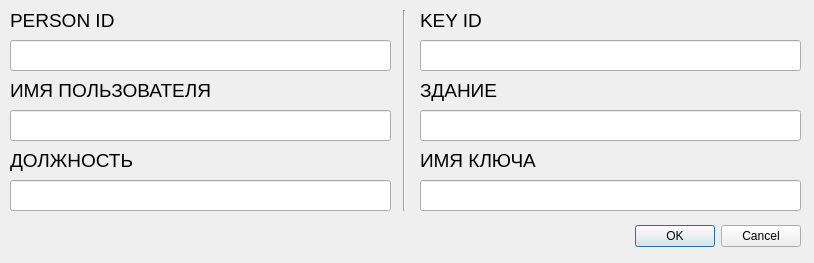
<?xml version="1.0" encoding="UTF-8"?>
<ui version="4.0">
    <class>GiveTheKeyWin</class>
    <widget class="QDialog" name="GiveTheKeyWin">
        <property name="geometry">
            <rect>
                <x>0</x>
                <y>0</y>
                <width>814</width>
                <height>263</height>
            </rect>
        </property>
        <property name="windowTitle">
            <string>Dialog</string>
        </property>
        <widget class="QDialogButtonBox" name="buttonBox">
            <property name="geometry">
                <rect>
                    <x>460</x>
                    <y>220</y>
                    <width>341</width>
                    <height>32</height>
                </rect>
            </property>
            <property name="orientation">
                <enum>Qt::Horizontal</enum>
            </property>
            <property name="standardButtons">
                <set>QDialogButtonBox::Cancel|QDialogButtonBox::Ok</set>
            </property>
        </widget>
        <widget class="QLineEdit" name="person_id">
            <property name="geometry">
                <rect>
                    <x>10</x>
                    <y>40</y>
                    <width>381</width>
                    <height>31</height>
                </rect>
            </property>
        </widget>
        <widget class="QLabel" name="label_7">
            <property name="geometry">
                <rect>
                    <x>10</x>
                    <y>10</y>
                    <width>351</width>
                    <height>21</height>
                </rect>
            </property>
            <property name="font">
                <font>
                    <pointsize>14</pointsize>
                </font>
            </property>
            <property name="text">
                <string>PERSON ID</string>
            </property>
        </widget>
        <widget class="QLineEdit" name="person_name">
            <property name="geometry">
                <rect>
                    <x>10</x>
                    <y>110</y>
                    <width>381</width>
                    <height>31</height>
                </rect>
            </property>
        </widget>
        <widget class="QLabel" name="label_4">
            <property name="geometry">
                <rect>
                    <x>10</x>
                    <y>80</y>
                    <width>351</width>
                    <height>21</height>
                </rect>
            </property>
            <property name="font">
                <font>
                    <pointsize>14</pointsize>
                </font>
            </property>
            <property name="text">
                <string>ИМЯ ПОЛЬЗОВАТЕЛЯ</string>
            </property>
        </widget>
        <widget class="QLabel" name="label_6">
            <property name="geometry">
                <rect>
                    <x>10</x>
                    <y>150</y>
                    <width>381</width>
                    <height>21</height>
                </rect>
            </property>
            <property name="font">
                <font>
                    <pointsize>14</pointsize>
                </font>
            </property>
            <property name="text">
                <string>ДОЛЖНОСТЬ</string>
            </property>
        </widget>
        <widget class="QLineEdit" name="person_position">
            <property name="geometry">
                <rect>
                    <x>10</x>
                    <y>180</y>
                    <width>381</width>
                    <height>31</height>
                </rect>
            </property>
        </widget>
        <widget class="QLabel" name="label_8">
            <property name="geometry">
                <rect>
                    <x>420</x>
                    <y>10</y>
                    <width>381</width>
                    <height>21</height>
                </rect>
            </property>
            <property name="font">
                <font>
                    <pointsize>14</pointsize>
                </font>
            </property>
            <property name="text">
                <string>KEY ID</string>
            </property>
        </widget>
        <widget class="QLineEdit" name="key_id">
            <property name="geometry">
                <rect>
                    <x>420</x>
                    <y>40</y>
                    <width>381</width>
                    <height>31</height>
                </rect>
            </property>
        </widget>
        <widget class="QLineEdit" name="building">
            <property name="geometry">
                <rect>
                    <x>420</x>
                    <y>110</y>
                    <width>381</width>
                    <height>31</height>
                </rect>
            </property>
        </widget>
        <widget class="QLabel" name="label_9">
            <property name="geometry">
                <rect>
                    <x>420</x>
                    <y>80</y>
                    <width>381</width>
                    <height>21</height>
                </rect>
            </property>
            <property name="font">
                <font>
                    <pointsize>14</pointsize>
                </font>
            </property>
            <property name="text">
                <string>ЗДАНИЕ</string>
            </property>
        </widget>
        <widget class="QLabel" name="label_10">
            <property name="geometry">
                <rect>
                    <x>420</x>
                    <y>150</y>
                    <width>381</width>
                    <height>21</height>
                </rect>
            </property>
            <property name="font">
                <font>
                    <pointsize>14</pointsize>
                </font>
            </property>
            <property name="text">
                <string>ИМЯ КЛЮЧА</string>
            </property>
        </widget>
        <widget class="QLineEdit" name="key_name">
            <property name="geometry">
                <rect>
                    <x>420</x>
                    <y>180</y>
                    <width>381</width>
                    <height>31</height>
                </rect>
            </property>
        </widget>
        <widget class="Line" name="line">
            <property name="geometry">
                <rect>
                    <x>389</x>
                    <y>10</y>
                    <width>31</width>
                    <height>201</height>
                </rect>
            </property>
            <property name="orientation">
                <enum>Qt::Vertical</enum>
            </property>
        </widget>
    </widget>
    <resources/>
    <connections>
        <connection>
            <sender>buttonBox</sender>
            <signal>accepted()</signal>
            <receiver>GiveTheKeyWin</receiver>
            <slot>accept()</slot>
            <hints>
                <hint type="sourcelabel">
                    <x>248</x>
                    <y>254</y>
                </hint>
                <hint type="destinationlabel">
                    <x>157</x>
                    <y>274</y>
                </hint>
            </hints>
        </connection>
        <connection>
            <sender>buttonBox</sender>
            <signal>rejected()</signal>
            <receiver>GiveTheKeyWin</receiver>
            <slot>reject()</slot>
            <hints>
                <hint type="sourcelabel">
                    <x>316</x>
                    <y>260</y>
                </hint>
                <hint type="destinationlabel">
                    <x>286</x>
                    <y>274</y>
                </hint>
            </hints>
        </connection>
    </connections>
</ui>
